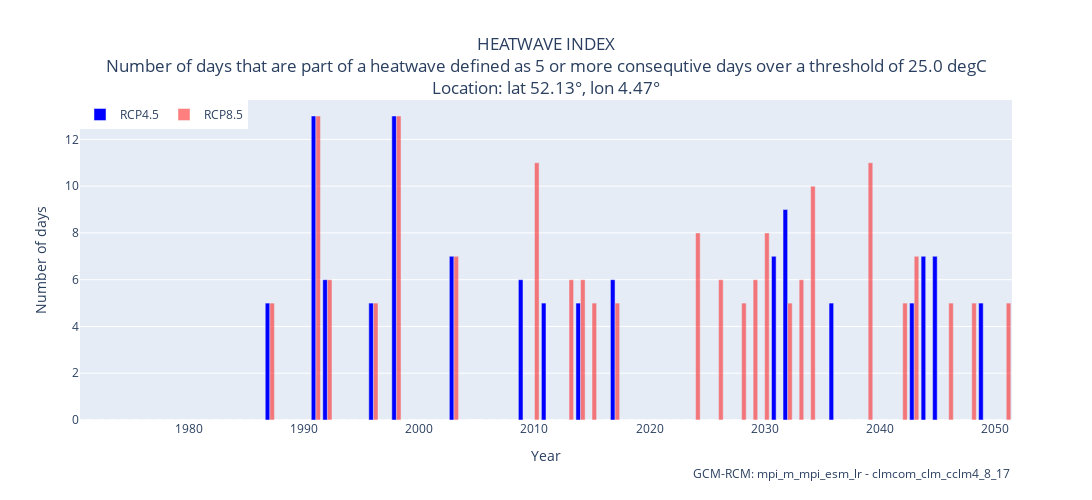

The notebook cell this image was saved under:
### Markdown cell above
### Plot the heatwave index (HWI)
Number of days that are part of a heatwave, defined as five or more consecutive days over a threshold of 25 degrees (or with other thresholds if specified differently above!).

### Code cell
# This code plots the data with heatwave index for the selected pixel 
# Sample data
b = pixel_values_hwih + pixel_values_hwi45
t = pixel_values_hwih + pixel_values_hwi85 
# Define years
yearh = list(range(1971, 2005))
yearp1 = list(range(2006, 2101))
year = yearh + yearp1
# Create figure
fig = go.Figure()
# Add bar trace for 'b'
fig.add_trace(go.Bar(x=year, y=b, name='RCP4.5', marker_color='blue'))
# Add bar trace for 't'
fig.add_trace(go.Bar(x=year, y=t, name='RCP8.5', opacity=0.5, marker_color='red'))

# Add information on models
fig.add_annotation(xref='paper',yref='paper', y=-0.2,x=1, showarrow=False,
            text=f'GCM-RCM: {gcm_model} - {rcm_model}')

# Update layout
fig.update_layout(
    title={'text':f'HEATWAVE INDEX<br>Number of days that are part of a heatwave defined as {thresh_window} or more consequtive days over a threshold of {thresh_tempmax}<br>Location: lat {lat:.02f}\u00B0, lon {lon:.02f}\u00B0','x':0.5,'xanchor': 'center'},
    xaxis_title='Year',
    yaxis_title='Number of days',
    legend=dict(x=0, y=1, traceorder='normal', orientation='h'),
    width=1100,
    height=500)

### Figure 1 — Plotly figure (JSON) as saved in the notebook; plotly's stock layout.template omitted (floating-point values rounded to 4 significant figures; data arrays with more than 128 entries replaced by an {"elided": "..."} marker saying what was removed)
{"data": [{"marker": {"color": "blue"}, "name": "RCP4.5", "type": "bar", "x": {"elided": "129 int values"}, "y": [0, 0, 0, 0, 0, 0, 0, 0, 0, 0, 0, 0, 0, 0, 0, 0, 5, 0, 0, 0, 13, 6, 0, 0, 0, 5, 0, 13, 0, 0, 0, 0, 7, 0, 0, 0, 0, 6, 0, 5, 0, 0, 5, 0, 0, 6, 0, 0, 0, 0, 0, 0, 0, 0, 0, 0, 0, 0, 0, 7, 9, 0, 0, 0, 5, 0, 0, 0, 0, 0, 0, 5, 7, 7, 0, 0, 0, 5, 0, 0]}, {"marker": {"color": "red"}, "name": "RCP8.5", "opacity": 0.5, "type": "bar", "x": {"elided": "129 int values"}, "y": [0, 0, 0, 0, 0, 0, 0, 0, 0, 0, 0, 0, 0, 0, 0, 0, 5, 0, 0, 0, 13, 6, 0, 0, 0, 5, 0, 13, 0, 0, 0, 0, 7, 0, 0, 0, 0, 0, 11, 0, 0, 6, 6, 5, 0, 5, 0, 0, 0, 0, 0, 0, 8, 0, 6, 0, 5, 6, 8, 0, 5, 6, 10, 0, 0, 0, 0, 11, 0, 0, 5, 7, 0, 0, 5, 0, 5, 0, 0, 5]}], "layout": {"annotations": [{"showarrow": false, "text": "GCM-RCM: mpi_m_mpi_esm_lr - clmcom_clm_cclm4_8_17", "x": 1, "xref": "paper", "y": -0.2, "yref": "paper"}], "height": 500, "legend": {"orientation": "h", "traceorder": "normal", "x": 0, "y": 1}, "title": {"text": "HEATWAVE INDEX<br>Number of days that are part of a heatwave defined as 5 or more consequtive days over a threshold of 25.0 degC<br>Location: lat 52.13°, lon 4.47°", "x": 0.5, "xanchor": "center"}, "width": 1100, "xaxis": {"title": {"text": "Year"}}, "yaxis": {"title": {"text": "Number of days"}}}}
